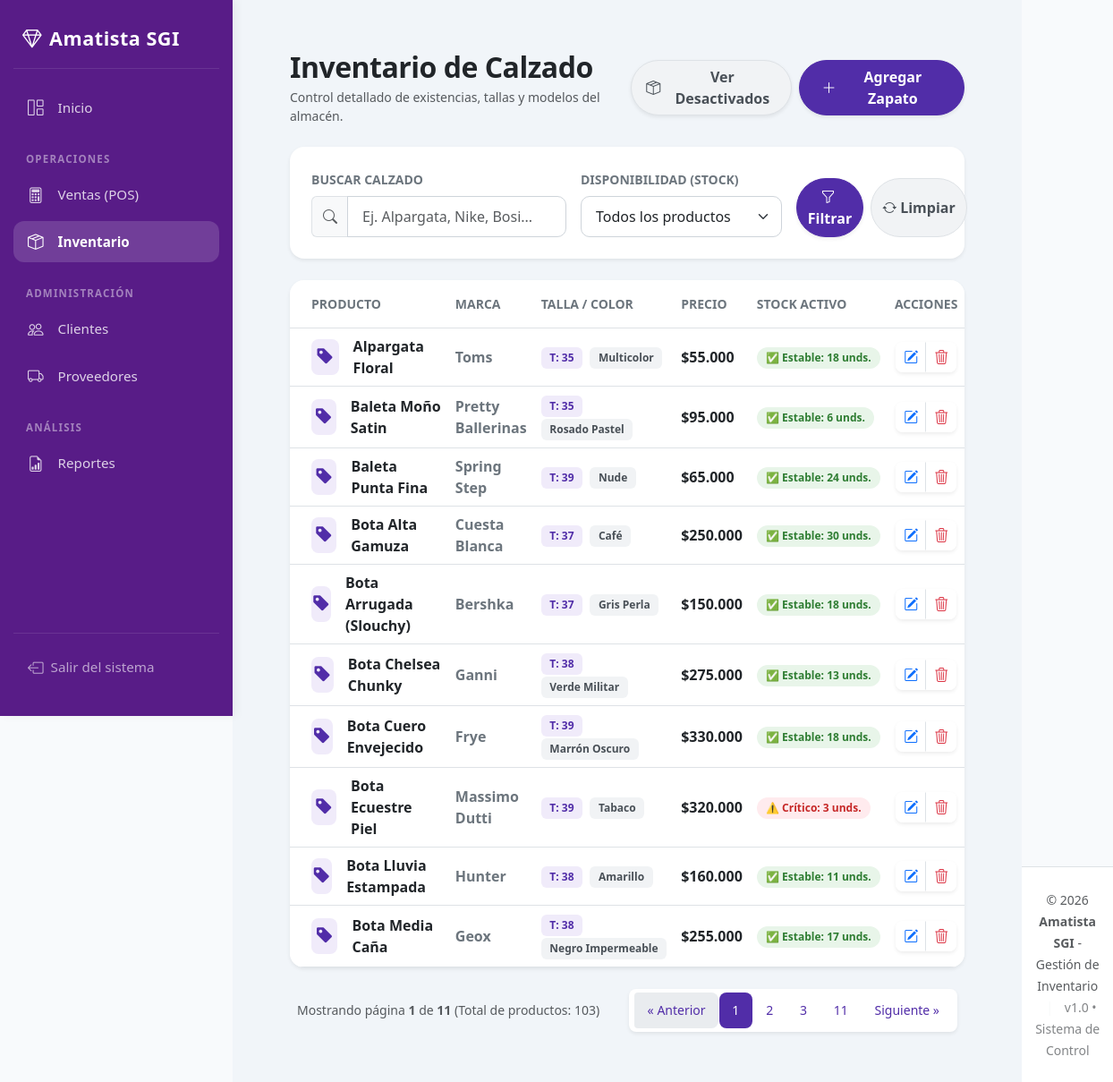
Screenshot of /modulos/productos/listar.php (signed in) with the database file from the repository.
### tables this page shows
CREATE TABLE `productos` (
  `id` int NOT NULL AUTO_INCREMENT,
  `nombre` varchar(100) DEFAULT NULL,
  `marca` varchar(100) DEFAULT NULL,
  `talla` varchar(10) DEFAULT NULL,
  `color` varchar(50) DEFAULT NULL,
  `precio` decimal(10,2) DEFAULT NULL,
  `stock` int DEFAULT NULL,
  `estado` tinyint NOT NULL DEFAULT '1',
  `eliminado_por` int DEFAULT NULL,
  `eliminado_en` datetime DEFAULT NULL,
  `motivo_eliminacion` varchar(255) DEFAULT NULL,
  PRIMARY KEY (`id`),
  KEY `fk_productos_eliminado_por` (`eliminado_por`),
  CONSTRAINT `fk_productos_eliminado_por` FOREIGN KEY (`eliminado_por`) REFERENCES `usuarios` (`id`)
);

### modulos/productos/listar.php (the view, shortened to what this page needs)
<?php
include("../../conexion.php");
include("../../includes/header.php");
$por_pagina = 10;
$pagina_actual = isset($_GET['pagina']) ? (int)$_GET['pagina'] : 1;
$offset = ($pagina_actual - 1) * $por_pagina;
$busqueda = $_GET['busqueda'] ?? '';
$filtro_estado = $_GET['filtro_estado'] ?? '';
$condicion_estado = ($filtro_estado === 'inactivo') ? ' AND p.estado = 0' : ' AND p.estado = 1';
$query_conteo = "SELECT COUNT(*) as total_registros FROM productos p WHERE 1=1" . $condicion_estado;
$stmt_conteo = mysqli_prepare($conexion, $query_conteo);
mysqli_stmt_execute($stmt_conteo);
$fila_conteo = mysqli_fetch_assoc(mysqli_stmt_get_result($stmt_conteo));
$total_registros = $fila_conteo['total_registros'];
$total_paginas = ceil($total_registros / $por_pagina);
$query = "SELECT p.*, u.nombre as eliminado_por_nombre FROM productos p LEFT JOIN usuarios u ON p.eliminado_por = u.id WHERE 1=1" . $condicion_estado;
$query .= " ORDER BY p.nombre ASC LIMIT $por_pagina OFFSET $offset";
$stmt = mysqli_prepare($conexion, $query);
mysqli_stmt_execute($stmt);
$productos = mysqli_stmt_get_result($stmt);
$params_busqueda = "";
?>
<div class="container-fluid px-4 py-3">
    <div class="d-flex justify-content-between align-items-center mb-4">
        <div>
            <h2 class="fw-bold mb-1 text-dark" style="letter-spacing: -0.5px;">Inventario de Calzado</h2>
            <p class="text-muted small mb-0">Control detallado de existencias, tallas y modelos del almacén.</p>
        </div>
        <div class="d-flex gap-2">
            <?php if ($filtro_estado === 'inactivo'): ?>
                <a href="listar.php" class="btn btn-amatista-secondary rounded-pill px-3 shadow-sm d-flex align-items-center">
                    <i class="bi bi-arrow-repeat me-2"></i> Ver Activos
                </a>
            <?php else: ?>
                <a href="listar.php?filtro_estado=inactivo" class="btn btn-amatista-secondary rounded-pill px-3 shadow-sm d-flex align-items-center">
                    <i class="bi bi-box-seam me-2"></i> Ver Desactivados
                </a>
            <?php endif; ?>
            <a href="agregar.php" class="btn btn-amatista-primary rounded-pill px-4 shadow-sm d-flex align-items-center">
                <i class="bi bi-plus-lg me-2 fw-bold"></i> Agregar Zapato
            </a>
        </div>
    </div>
    <div class="card card-custom shadow-sm mb-4">
        <div class="card-body p-4">
            <form method="GET" action="listar.php">
                <div class="row g-3 align-items-end">
                    <div class="col-md-5">
                        <label class="form-label small fw-semibold text-secondary text-uppercase">Buscar calzado</label>
                        <div class="input-group">
                            <span class="input-group-text bg-light border-end-0 border text-muted"><i class="bi bi-search"></i></span>
                            <input type="text" name="busqueda" class="form-control form-control-custom" style="border-radius: 0 10px 10px 0 !important;"
                                   placeholder="Ej. Alpargata, Nike, Bosi..." value="<?php echo htmlspecialchars($busqueda); ?>">
                        </div>
                    </div>
                    <div class="col-md-4">
                        <label class="form-label small fw-semibold text-secondary text-uppercase">Disponibilidad (Stock)</label>
                        <select name="filtro_stock" class="form-select form-control-custom">
                            <option value="">Todos los productos</option>
                        </select>
                    </div>
                    <div class="col-md-3 d-flex gap-2">
                        <button type="submit" class="btn btn-amatista-primary w-100 rounded-pill py-2 shadow-sm">
                            <i class="bi bi-funnel me-1"></i> Filtrar
                        </button>
                        <a href="listar.php" class="btn btn-amatista-secondary w-100 rounded-pill py-2 d-flex align-items-center justify-content-center">
                            <i class="bi bi-arrow-repeat me-1"></i> Limpiar
                        </a>
                    </div>
                </div>
            </form>
        </div>
    </div>
    <div class="card card-custom shadow-sm overflow-hidden mb-4">
        <div class="table-responsive">
            <table class="table align-middle mb-0 table-hover">
                <thead>
                    <tr class="table-custom-header border-bottom">
                        <th class="ps-4 py-3 border-0 small text-uppercase text-secondary">Producto</th>
                        <th class="py-3 border-0 small text-uppercase text-secondary">Marca</th>
                        <th class="py-3 border-0 small text-uppercase text-secondary">Talla / Color</th>
                        <th class="py-3 border-0 small text-uppercase text-secondary">Precio</th>
                        <th class="py-3 border-0 small text-uppercase text-secondary">Stock Activo</th>
                        <th class="text-center py-3 border-0 small text-uppercase text-secondary">Acciones</th>
                    </tr>
                </thead>
                <tbody>
                    <?php if (mysqli_num_rows($productos) > 0) { ?>
                        <?php while($p = mysqli_fetch_array($productos)){
                            $badge_class = ($p['stock'] <= 5) ? 'badge-stock-danger' : 'badge-stock-success';
                            $icono_stock = ($p['stock'] <= 5) ? '⚠️ Crítico:' : '✅ Estable:';
                        ?>
                        <tr class="border-bottom">
                            <td class="ps-4">
                                <div class="d-flex align-items-center">
                                    <div class="rounded-3 d-flex align-items-center justify-content-center me-3" style="width: 40px; height: 40px; background-color: #f0ebfa !important; color: var(--primary-color) !important;">
                                        <i class="bi bi-tag-fill fs-5"></i>
                                    </div>
                                    <span class="fw-bold text-dark"><?php echo htmlspecialchars($p['nombre']); ?></span>
                                </div>
                            </td>
                            <td>
                                <span class="text-secondary fw-semibold"><?php echo htmlspecialchars($p['marca']); ?></span>
                            </td>
                            <td>
                                <span class="badge badge-pastel-purple me-1">
                                    T: <?php echo htmlspecialchars($p['talla']); ?>
                                </span>
                                <span class="badge badge-pastel-gray">
                                    <?php echo htmlspecialchars($p['color']); ?>
                                </span>
                            </td>
                            <td class="fw-bold text-dark">
                                $<?php echo number_format($p['precio'], 0, ',', '.'); ?>
                            </td>
                            <td>
                                <span class="badge <?php echo $badge_class; ?> rounded-pill">
                                    <?php echo $icono_stock; ?> <?php echo $p['stock']; ?> unds.
                                </span>
                            </td>
                            <td class="text-center">
                                <div class="btn-group shadow-sm rounded-3 overflow-hidden">
                                    <a href="editar.php?id=<?php echo $p['id']; ?>" class="btn btn-sm btn-white bg-white border-end" title="Editar Par">
                                        <i class="bi bi-pencil-square text-primary fs-6"></i>
                                    </a>
                                    <?php if($p['estado'] == 0): ?>
                                        <form method="POST" action="reactivar.php" class="d-inline">
                                            <input type="hidden" name="csrf_token" value="<?php echo csrf_token(); ?>">
                                            <input type="hidden" name="id" value="<?php echo $p['id']; ?>">
                                            <button type="submit" class="btn btn-sm btn-white bg-white" title="Reactivar Producto">
                                                <i class="bi bi-arrow-counterclockwise text-success fs-6"></i>
                                            </button>
                                        </form>
                                    <?php else: ?>
                                        <form method="POST" action="eliminar.php" class="d-inline" onsubmit="var m=prompt('Motivo de la desactivación (obligatorio):'); if(!m || !m.trim()){ alert('Debe indicar el motivo.'); return false; } this.motivo.value=m.trim();">
                                            <button type="submit" class="btn btn-sm btn-white bg-white" title="Desactivar Producto">
                                                <i class="bi bi-trash3 text-danger fs-6"></i>
                                            </button>
                                        </form>
                                    <?php endif; ?>
                                </div>
                            </td>
                        </tr>
                        <?php } ?>
                    <?php } ?>
                </tbody>
            </table>
        </div>
    </div>
    <?php if($total_paginas > 1): ?>
        <div class="d-flex justify-content-between align-items-center px-2">
            <div class="text-muted small">
                Mostrando página <strong><?php echo $pagina_actual; ?></strong> de <strong><?php echo $total_paginas; ?></strong> (Total de productos: <?php echo $total_registros; ?>)
            </div>
            <nav aria-label="Navegación de inventario">
                <ul class="pagination pagination-sm mb-0 shadow-sm rounded-3 bg-white p-1">
                    <li class="page-item <?php echo ($pagina_actual <= 1) ? 'disabled' : ''; ?>">
                        <a class="page-link" href="?pagina=<?php echo $pagina_actual - 1 . $params_busqueda; ?>" aria-label="Previous">
                            <span aria-hidden="true">&laquo; Anterior</span>
                        </a>
                    </li>
                    <?php
                    $rango = 2;
                    for($i = 1; $i <= $total_paginas; $i++):
                        if ($i == 1 || $i == $total_paginas || ($i >= $pagina_actual - $rango && $i <= $pagina_actual + $rango)):
                    ?>
                        <li class="page-item <?php echo ($pagina_actual == $i) ? 'active' : ''; ?>">
                            <a class="page-link" href="?pagina=<?php echo $i . $params_busqueda; ?>"><?php echo $i; ?></a>
                        </li>
                    <?php
                        endif;
                    endfor;
                    ?>
                    <li class="page-item <?php echo ($pagina_actual >= $total_paginas) ? 'disabled' : ''; ?>">
                        <a class="page-link" href="?pagina=<?php echo $pagina_actual + 1 . $params_busqueda; ?>" aria-label="Next">
                            <span aria-hidden="true">Siguiente &raquo;</span>
                        </a>
                    </li>
                </ul>
            </nav>
        </div>
    <?php endif; ?>
</div>
<?php include("../../includes/footer.php"); ?>

### includes/header.php (style rules this page uses)
:root { --sidebar-width: 260px; --amatista-primary: #581c87; --amatista-hover: rgba(255, 255, 255, 0.08); --amatista-active: rgba(255, 255, 255, 0.15); }
body { background-color: #f8fafc; margin: 0; display: flex; min-height: 100vh; font-family: 'Segoe UI', system-ui, -apple-system, sans-serif; }

### modulos/productos/listar.php (style rules this page uses)
:root { --primary-color: #512da8; --primary-hover: #432293; --accent-success: #2e7d32; --accent-danger: #c62828; --bg-light-gray: #f8f9fa; --border-radius-card: 16px; }
.btn-amatista-primary { background-color: var(--primary-color) !important; border-color: var(--primary-color) !important; color: #ffffff !important; font-weight: 600; transition: all 0.2s ease; }
.btn-amatista-secondary { background-color: #f1f3f5 !important; border: 1px solid #dee2e6 !important; color: #495057 !important; font-weight: 600; }
.card-custom { border-radius: var(--border-radius-card) !important; border: none !important; background-color: #ffffff; }
.form-control-custom { border-radius: 10px !important; border: 1px solid #ced4da !important; padding: 0.6rem 1rem; }
.table-custom-header { background-color: #f8f9fa !important; color: #495057; font-weight: 600; }
.badge-pastel-purple { background-color: #f0ebfa !important; color: var(--primary-color) !important; font-weight: 600; padding: 0.5em 0.8em; border-radius: 6px; }
.badge-pastel-gray { background-color: #f1f3f5 !important; color: #495057 !important; font-weight: 600; padding: 0.5em 0.8em; border-radius: 6px; }
.badge-stock-success { background-color: #e8f5e9 !important; color: var(--accent-success) !important; font-weight: bold; padding: 0.5em 0.85em; }
.badge-stock-danger { background-color: #ffebee !important; color: var(--accent-danger) !important; font-weight: bold; padding: 0.5em 0.85em; }
.pagination .page-link { color: var(--primary-color); border: none; padding: 0.6rem 0.9rem; margin: 0 2px; border-radius: 8px; }
.pagination .page-item.active .page-link { background-color: var(--primary-color) !important; color: #fff !important; }

### rows the page displays
productos: nombre "Alpargata Floral", marca "Toms", talla "35", color "Multicolor", precio "55.000", stock "✅ Estable:", stock "18"
productos: nombre "Baleta Moño Satin", marca "Pretty Ballerinas", talla "35", color "Rosado Pastel", precio "95.000", stock "✅ Estable:", stock "6"
productos: nombre "Baleta Punta Fina", marca "Spring Step", talla "39", color "Nude", precio "65.000", stock "✅ Estable:", stock "24"
productos: nombre "Bota Alta Gamuza", marca "Cuesta Blanca", talla "37", color "Café", precio "250.000", stock "✅ Estable:", stock "30"
productos: nombre "Bota Arrugada (Slouchy)", marca "Bershka", talla "37", color "Gris Perla", precio "150.000", stock "✅ Estable:", stock "18"
productos: nombre "Bota Chelsea Chunky", marca "Ganni", talla "38", color "Verde Militar", precio "275.000", stock "✅ Estable:", stock "13"
productos: nombre "Bota Cuero Envejecido", marca "Frye", talla "39", color "Marrón Oscuro", precio "330.000", stock "✅ Estable:", stock "18"
productos: nombre "Bota Ecuestre Piel", marca "Massimo Dutti", talla "39", color "Tabaco", precio "320.000", stock "⚠️ Crítico:", stock "3"
productos: nombre "Bota Lluvia Estampada", marca "Hunter", talla "38", color "Amarillo", precio "160.000", stock "✅ Estable:", stock "11"
productos: nombre "Bota Media Caña", marca "Geox", talla "38", color "Negro Impermeable", precio "255.000", stock "✅ Estable:", stock "17"

### other values shown
$pagina_actual "1"
$total_paginas "11"
$total_registros "103"
